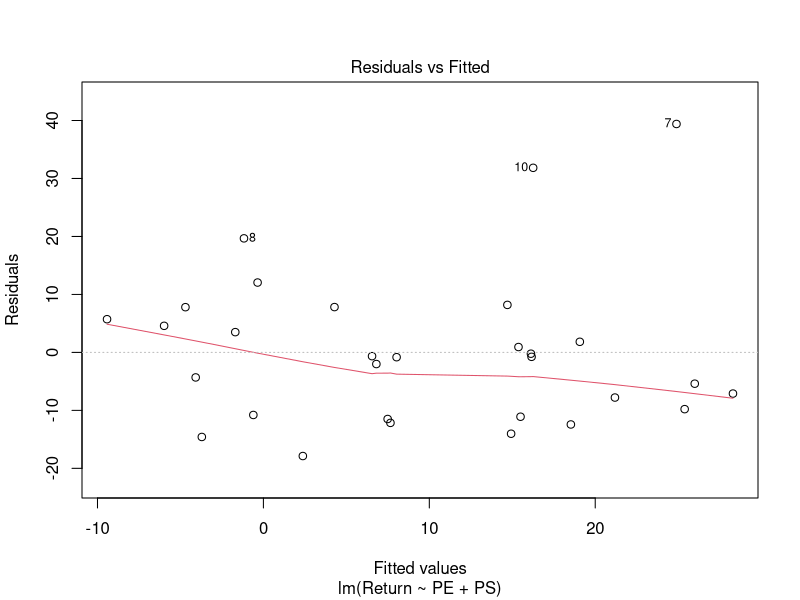
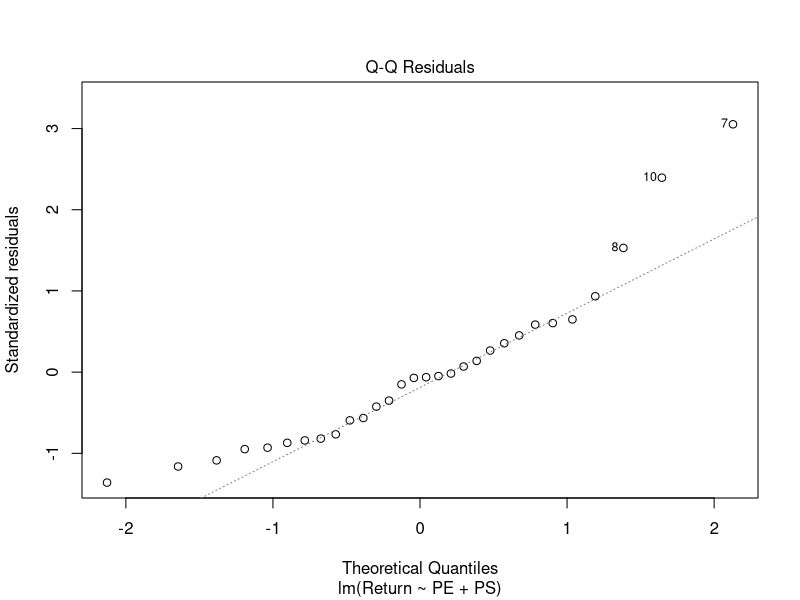
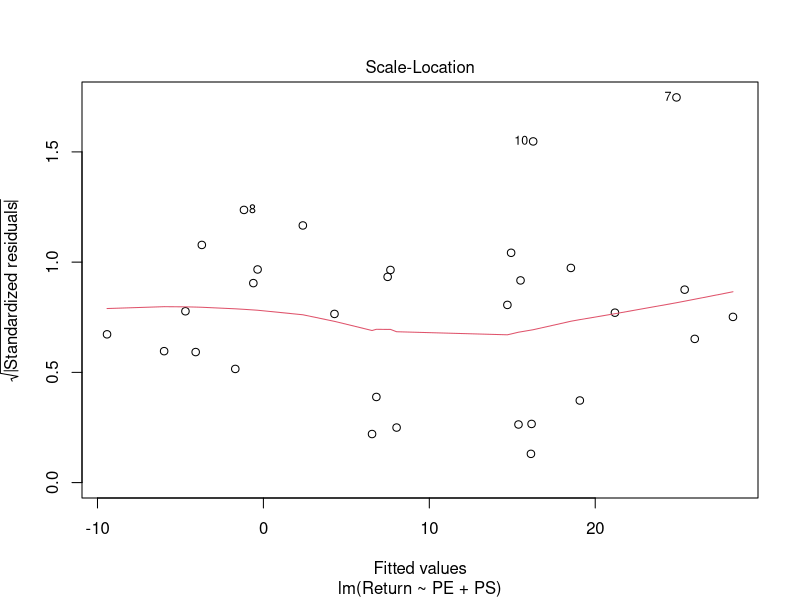
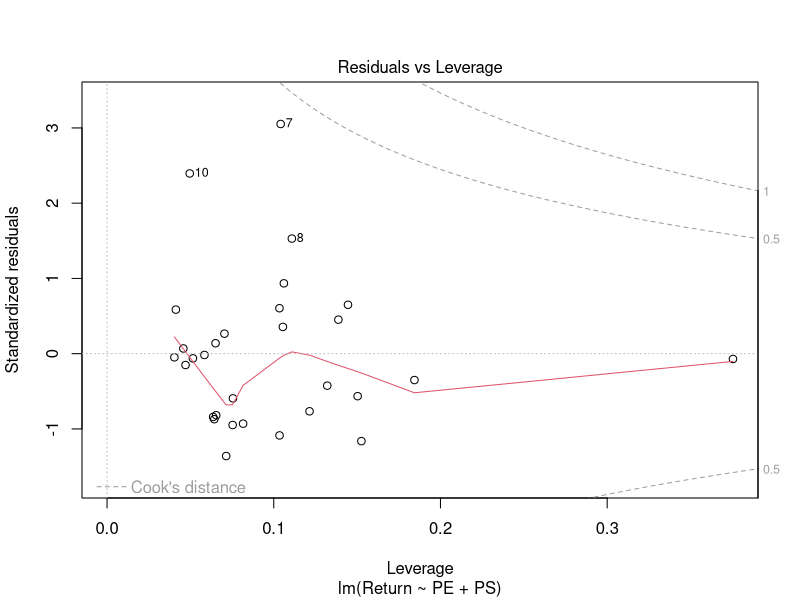
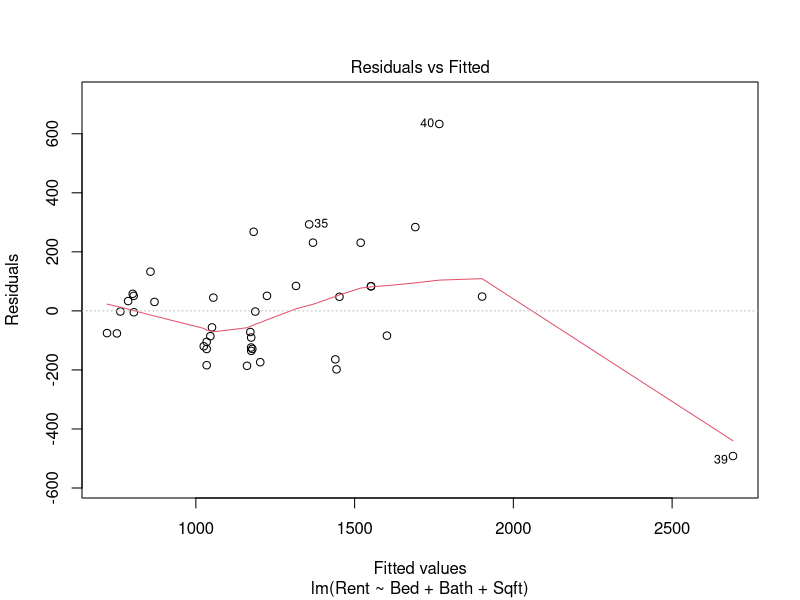
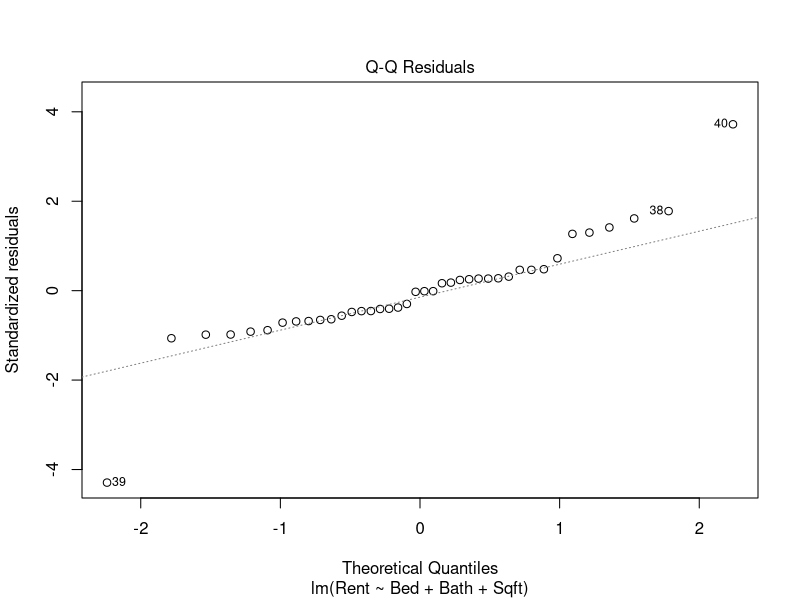
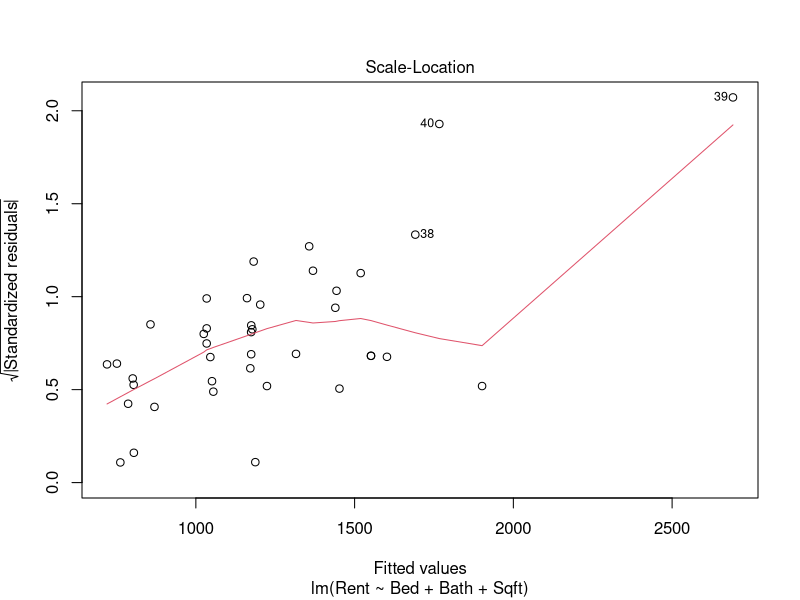
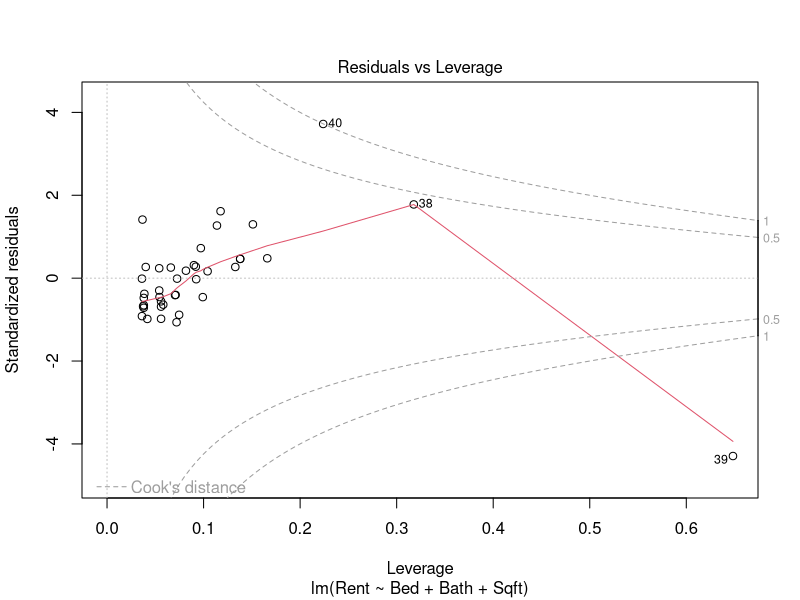

Reproduce these figures in R, in order.
# 1
install.packages('readxl')
library('readxl')



#a)
Return_data <- read_excel("jaggia_ba_2e_ch07_data.xlsx", sheet="Return") 
View(Return_data)

Return_fit <- lm(Return ~ PE+ PS, data = Return_data)  
return_summary <- summary(Return_fit)  

# The signs are as expected. As PE increases, the predicted returns increase, 
# and as PS decreases, the predicted returns increase. 

#b)

# As the PS ratio increases by 1 unit, the predicted return of the firm decreases 
# by 3.3681 percentage points, holding PE constant.

#c)

predict(Return_fit, data.frame(PE=10, PS=2))
predict(Return_fit, data.frame(PE=10, PS=2), interval = "confidence", level = 0.95)

# instead of giving single point estimate, give confidence intervals for
# prediction instead to give range of most plausible values.


#d)
return_summary$sigma
# This gives the standard error

#e)
return_summary$r.squared
# R^2 is 0.4028
# This means that 40.28% of the sample variation in returns is explained by the 
# sample regression equation. 

## Additional - resdiual plots

plot(Return_fit)

# plot 1 allows you to detect the shape of residuals e.g. constant variance, patterns
# should be randomly displaced around 0 and evenly spread throughout

# plot 2 checks whether residuals follow a standard normal distribution
# if they fall along diagonal then fitness is good

# plot 3 isnt too important for this course

# plot 4 shows standardised residuals and leverage
# any residuals which are above 3 or below -3 are most likely outliers.
# for every 100 data points there should be only 1 that is below/above -3/3
# leverage shows how influential each data point is on the model i.e. the drag of each point






# 2

#a)
Houses_data <- read_excel("jaggia_ba_2e_ch07_data.xlsx", sheet="Houses") 
Houses_fit <- lm(Price ~Sqft+Beds+Baths+Colonial, data = Houses_data)  
Houses_summary <- summary(Houses_fit) 

#b)

# Jointly significant -> f-stat

# The reported p value is approximately 0. At the 5% significance level, we have evidence to 
# reject the null hypothesis. The predictor variables are jointly significant in explaining the 
# price of all homes in Arlington.  

#c)





# 3
myData <- read_excel("jaggia_ba_2e_ch07_data.xlsx", sheet="Rental") 
Model <- lm(Rent~ Bed + Bath + Sqft, data=myData) 
Rent_summary <- summary(Model) 

# Rent̂=300.4116 + 225.8100Bed+89.2661Bath+0.2096Sqft



# b)
# Residual plots and more
plot(Model)

#c)
#Since home prices tend to vary more as they get larger, the amount of rent charged is likely to 
#vary more as home size increases. Therefore, the variable Sqft may cause heteroskedasticity. 
